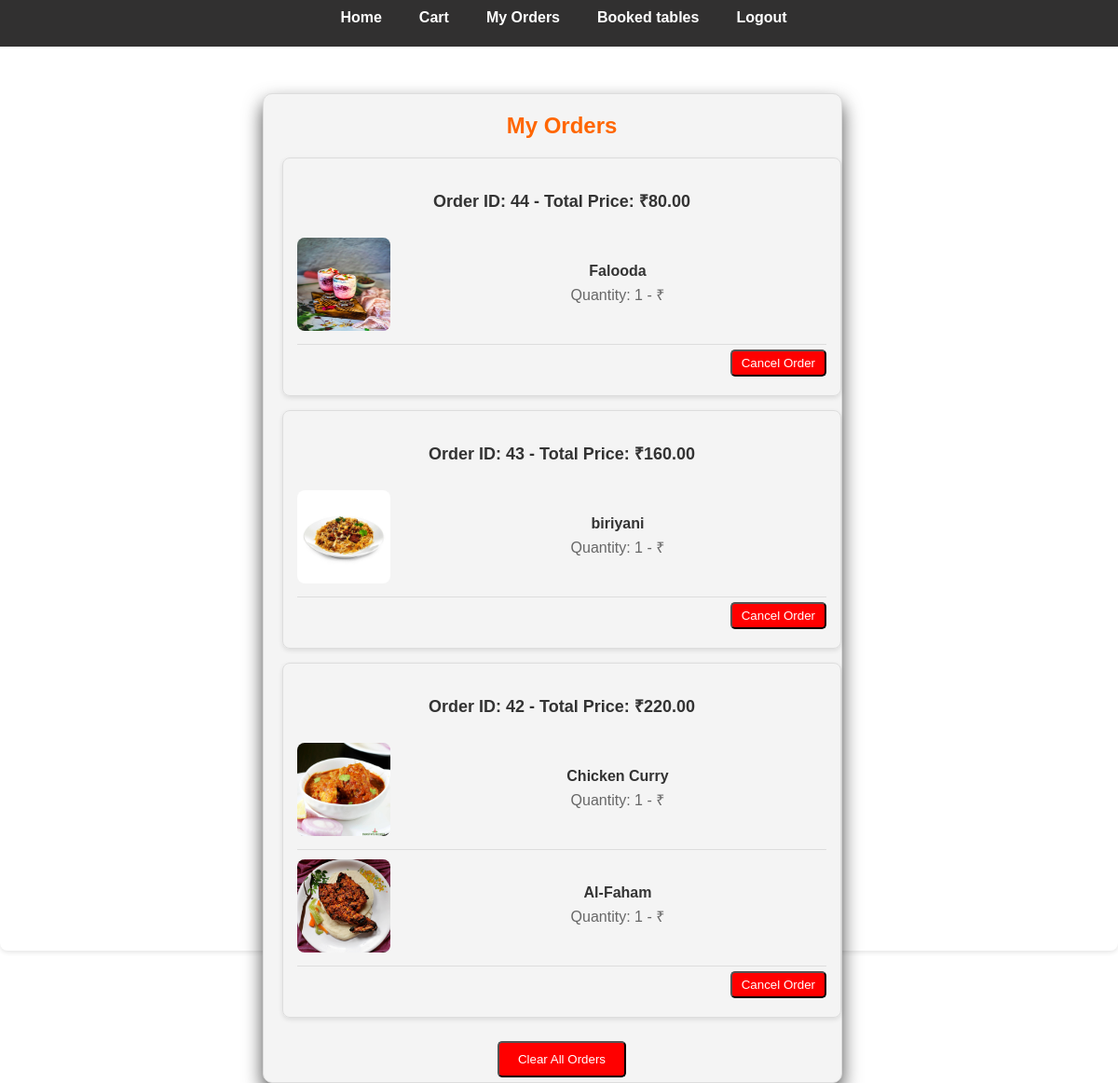
/my_orders/ (signed in), run on the app's committed database.
### foodapp/models.py (models this page shows, shortened)
class Order(models.Model):
    user = models.ForeignKey(User, on_delete=models.CASCADE)
    total_price = models.DecimalField(max_digits=10, decimal_places=2)
    ordered_at = models.DateTimeField(null=True, blank=True)
    is_paid = models.BooleanField(default=False)
    created_at = models.DateTimeField(auto_now_add=True)

class OrderItem(models.Model):
    order = models.ForeignKey(Order, on_delete=models.CASCADE)
    food_item = models.ForeignKey(FoodItem, on_delete=models.CASCADE)
    quantity = models.PositiveIntegerField()
    price = models.DecimalField(max_digits=10, decimal_places=2, null=True, blank=True)

class FoodItem(models.Model):
    name = models.CharField(max_length=30, unique=True)
    description = models.TextField()
    price = models.DecimalField(max_digits=10, decimal_places=2)
    category = models.CharField(max_length=50)
    image = models.ImageField(upload_to='food_images', default='default_image.jpg')

### foodapp/views.py (the view)
# urls.py: path('my_orders/', views.my_orders, name='my_orders'),
@login_required
def my_orders(request):
    orders = Order.objects.filter(user=request.user).order_by('-id')
    for order in orders:
        for item in order.orderitem_set.all():
            item.price = item.price or 0
            item.total_price = item.quantity * item.price
    return render(request, 'my_orders.html', {'orders': orders})

### TEMPLATES/my_orders.html (shortened to what this page needs)
{% extends 'nav.html' %}
{% block content %}
<div class="ordersdiv">
    <h2 style="text-align: center; color: #ff6600;">My Orders</h2>
    <ul style="list-style-type: none; padding: 0;">
        {% for order in orders %}
            <li style="border: 1px solid #ddd; border-radius: 8px; padding: 15px; margin-bottom: 15px; box-shadow: 0 2px 5px rgba(0, 0, 0, 0.1);">
                <p style="font-size: 18px; font-weight: bold; color: #333;">Order ID: {{ order.id }} - Total Price: ₹{{ order.total_price }}</p>
                <ul style="list-style-type: none; padding-left: 0;">
                    {% for item in order.orderitem_set.all %}
                        <li style="display: flex; align-items: center; border-bottom: 1px solid #ddd; padding: 10px 0;">
                            <div style="margin-right: 20px;">
                                <img src="{{ item.food_item.image.url }}" alt="{{ item.food_item.name }}" style="width: 100px; height: 100px; border-radius: 8px;">
                            </div>
                            <div style="flex-grow: 1;">
                                <p style="margin: 0; font-size: 16px; font-weight: bold; color: #333;">{{ item.food_item.name }}</p>
                                <p style="margin: 5px 0; color: #666;">Quantity: {{ item.quantity }} - ₹{{ item.total_price }}</p>
                            </div>
                        </li>
                    {% endfor %}
                </ul>
                <div style="text-align: right;">
                    <form method="POST" action="{% url 'cancel_order' order.id %}" style="display: inline;">
                        <button type="submit" class="btn btn-danger" style="background-color: #ff0000; color: #fff; padding: 5px 10px; border-radius: 5px; text-decoration: none; transition: background-color 0.3s;">Cancel Order</button>
                    </form>
                </div>
            </li>
        {% endfor %}
    </ul>
    {% if orders %}
        <div style="text-align: center; margin-top: 20px;">
            <form method="POST" action="{% url 'clear_orders' %}">
                <button type="submit" class="btn btn-danger" style="background-color: #ff0000; color: #fff; padding: 10px 20px; border-radius: 5px; text-decoration: none; transition: background-color 0.3s;">Clear All Orders</button>
            </form>
        </div>
    {% endif %}
</div>
{% endblock %}

### static/css/styles.css (style rules this page uses)
body { font-family: Arial, sans-serif; background-color: #fff; color: #333; margin: 0; padding: 0; }
.btn { display: inline-block; padding: 10px 20px; border-radius: 5px; text-decoration: none; color: #fff; margin: 5px 0; }

### TEMPLATES/nav.html (style rules this page uses)
body, html { font-family: Arial, sans-serif; margin: 0; padding: 0; display: flex; flex-direction: column; min-height: 100vh; overflow-x: hidden; }

### TEMPLATES/my_orders.html (style rules this page uses)
body, html { height: 100%; width: 100%; margin: 0; display: flex; }
.ordersdiv { width: 50%; margin-left: 23.5%; margin-top:40px; padding-left: 20px; background-color: #f4f4f4; border: 1px solid #ddd; border-radius: 10px; box-shadow: 0 10px 20px rgba(0, 0, 0, 0.7); text-align: center; }

### data on the page
Order: id "44", total_price "80.00"
OrderItem: food_item.image (picture), food_item.name "Falooda", quantity "1"
Order: id "43", total_price "160.00"
OrderItem: food_item.image (picture), food_item.name "biriyani", quantity "1"
Order: id "42", total_price "220.00"
OrderItem: food_item.image (picture), food_item.name "Chicken Curry", quantity "1"
OrderItem: food_item.image (picture), food_item.name "Al-Faham", quantity "1"
